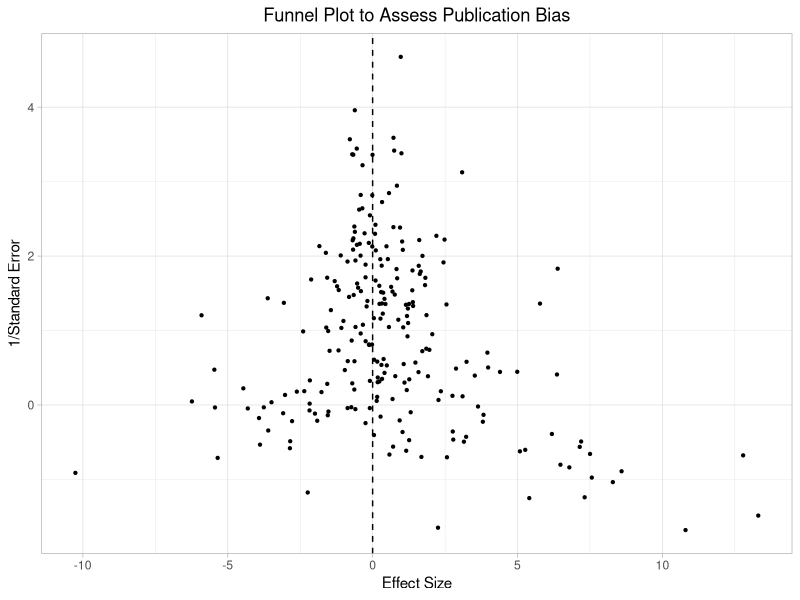

This chart was generated by the following R code:
setwd("~/OneDrive - University of Edinburgh/New mcmc model results")
library(lme4)
library(tidyr)
library(dplyr)
library(ggplot2)

# Import Processed Data
data<-read.csv("dataset_2.csv",header=T)

# Run regression for each paper to estimate of effect size and standard error
paper_list<-distinct(select(data,paper))
all_results<-data.frame()
for(i in 1:nrow(paper_list)){
  specific_data<-filter(data,paper==paper_list[i,1])
  model<-glm(cbind(resistant, susceptible)~age_scaled,data=specific_data,family="binomial")
  result<-data.frame(slope=summary(model)$coeff[2,1],error=summary(model)$coeff[2,2],paper=paper_list[i,1])
  all_results<-rbind(all_results,result)
}

# Funnel Plot
ggplot(all_results,aes(x=slope,y=log(1/error)))+
  geom_point(size=0.8)+
  geom_vline(xintercept=0,colour="black",linetype="dashed")+
  theme_light()+
  labs(title="Funnel Plot to Assess Publication Bias",x="Effect Size",y="1/Standard Error")+
  theme(plot.title = element_text(hjust = 0.5))
